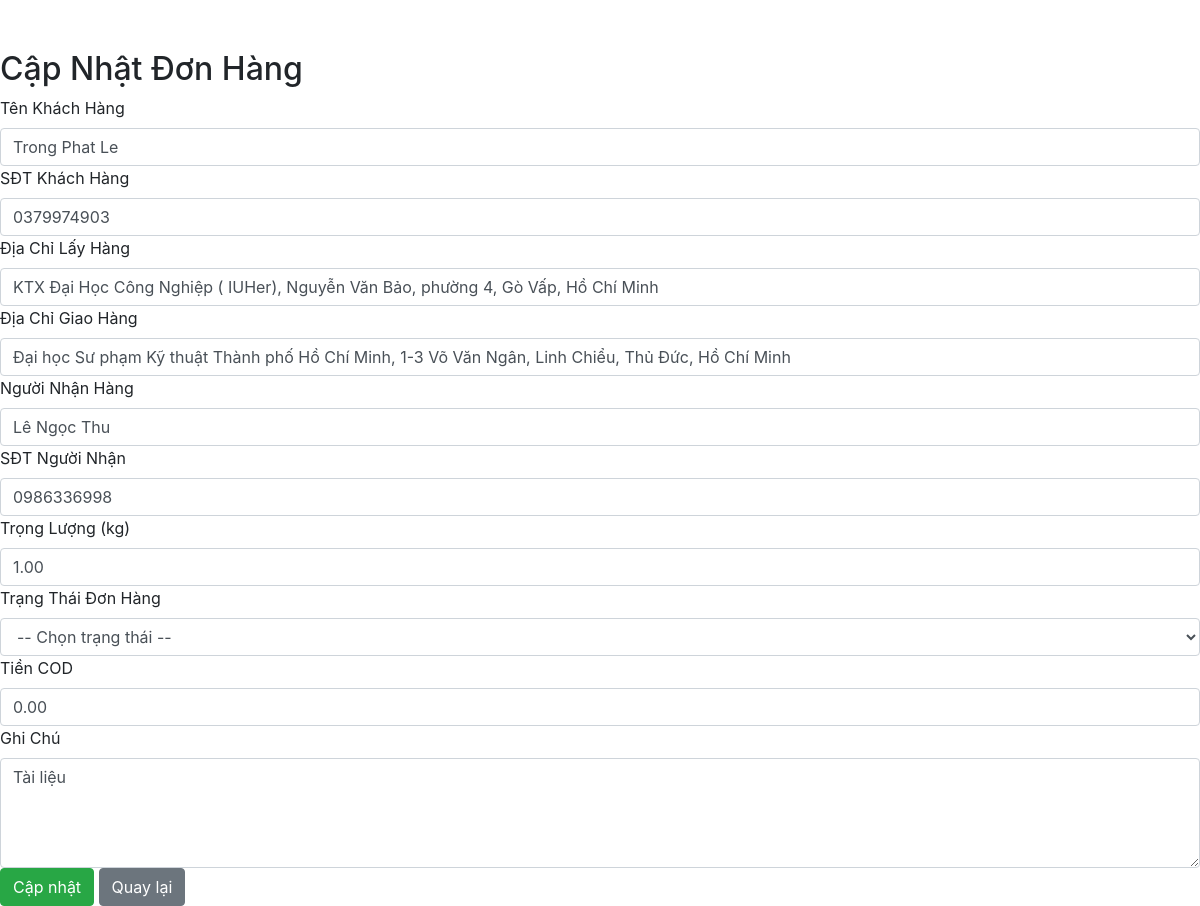
Screenshot of /views/update_Oder/index.php?id=12038893 with the database file from the repository.
### tables this page shows
CREATE TABLE `orders` (
  `ID` int(11) NOT NULL,
  `CustomerID` int(11) NOT NULL,
  `ShipperID` int(11) DEFAULT NULL,
  `Pick_up_address` varchar(255) NOT NULL,
  `Pick_up_lat` decimal(10,7) DEFAULT NULL,
  `Pick_up_lng` decimal(10,7) DEFAULT NULL,
  `Delivery_address` varchar(255) NOT NULL,
  `Delivery_lat` decimal(10,7) DEFAULT NULL,
  `Delivery_lng` decimal(10,7) DEFAULT NULL,
  `Recipient` varchar(100) DEFAULT NULL,
  `status` enum('pending','accepted','picked_up','in_transit','delivered','delivery_failed','cancelled') NOT NULL DEFAULT 'pending',
  `COD_amount` decimal(10,2) DEFAULT 0.00,
  `CODFee` decimal(10,2) DEFAULT 0.00,
  `Weight` decimal(10,2) DEFAULT NULL,
  `ShippingFee` decimal(10,2) DEFAULT 0.00,
  `Created_at` timestamp NOT NULL DEFAULT current_timestamp(),
  `Accepted_at` timestamp NULL DEFAULT NULL,
  `Note` varchar(255) DEFAULT NULL,
  `RecipientPhone` varchar(20) DEFAULT NULL,
  `hidden` int(11) NOT NULL DEFAULT 1,
  `is_rated` tinyint(1) NOT NULL DEFAULT 0,
  `fee_payer` enum('sender','receiver') NOT NULL DEFAULT 'sender',
  `PickUp_Photo_Path` varchar(255) DEFAULT NULL,
  `Delivery_Photo_Path` varchar(255) DEFAULT NULL,
  `distance` double NOT NULL DEFAULT 0,
  `PricingRuleID` int(11) DEFAULT NULL
);

CREATE TABLE `users` (
  `ID` int(11) NOT NULL,
  `Username` varchar(255) NOT NULL,
  `Email` varchar(255) NOT NULL,
  `Password` varchar(255) NOT NULL,
  `PhoneNumber` varchar(255) NOT NULL,
  `Avatar` varchar(255) DEFAULT NULL,
  `Role` int(11) DEFAULT NULL,
  `account_status` enum('active','locked','pending') NOT NULL DEFAULT 'active',
  `rating` decimal(3,2) DEFAULT NULL CHECK (`rating` between 0.00 and 5.00),
  `Note` varchar(255) NOT NULL,
  `hidden` int(11) NOT NULL DEFAULT 1,
  `rating_count` int(11) NOT NULL DEFAULT 0,
  `rating_sum` int(11) NOT NULL DEFAULT 0,
  `created_at` timestamp NULL DEFAULT current_timestamp()
);

### models/mOrder.php (called while the page is built, shortened)
<?php
include_once("config/database.php");
class modelOrder{
    public function getOrderById($id) {
        $db = new clsKetNoi();
        $conn = $db->moKetNoi();
        $stmt = $conn->prepare("
            SELECT o.*,
                   u.Username AS FullName,
                   u.PhoneNumber,
                   u.Email AS CustomerEmail,
                   s.Username AS ShipperName
            FROM orders o
            JOIN users u ON o.CustomerID = u.ID
            LEFT JOIN users s ON o.ShipperID = s.ID
            WHERE o.ID = ?
        ");
        $stmt->bind_param("i", $id);
        $stmt->execute();
        $result = $stmt->get_result();
        $order = null;
        if ($result && $result->num_rows > 0) {
            $order = $result->fetch_assoc();
        }
        return $order;
    }
}
?>

### controllers/cOrder.php (called while the page is built, shortened)
<?php
include_once("models/mOrder.php");
class controlOrder {
    public function getOrderById($id) {
        $p = new modelOrder();
        return $p->getOrderById($id);
    }
}

### config/database.php (called while the page is built, shortened)
<?php
    class clsKetNoi {
        public function __construct() {
            $hostName = $_SERVER['HTTP_HOST'];
        }
    }

### views/update_Oder/index.php (the view, shortened to what this page needs)
<?php
include_once('controllers/cOrder.php');
include_once('config/database.php');
$p = new controlOrder();
if (isset($_GET['id'])) {
    $id = intval($_GET['id']);
    $order = $p->getOrderById($id);
}
?>
<!DOCTYPE html>
<html lang="vi">
<head>
    <link rel="stylesheet" href="https://stackpath.bootstrapcdn.com/bootstrap/4.5.2/css/bootstrap.min.css">
</head>
<body>
<div class="add-staff-form" style="margin-top: 50px;">
    <h2 class="add-staff-title">Cập Nhật Đơn Hàng</h2>
    <form method="POST">
        <div class="form-group-add">
            <label>Tên Khách Hàng</label>
            <input type="text" name="FullName" class="form-control-add form-control" value="<?= htmlspecialchars($order['FullName'] ?? '') ?>" required>
        </div>
        <div class="form-group-add">
            <label>SĐT Khách Hàng</label>
            <input type="text" name="PhoneNumber" class="form-control-add form-control" value="<?= htmlspecialchars($order['PhoneNumber'] ?? '') ?>" required pattern="[0-9]{10,11}">
        </div>
        <div class="form-group-add">
            <label>Địa Chỉ Lấy Hàng</label>
            <input type="text" name="Pick_up_address" class="form-control-add form-control" value="<?= htmlspecialchars($order['Pick_up_address']) ?>" required>
        </div>
        <div class="form-group-add">
            <label>Địa Chỉ Giao Hàng</label>
            <input type="text" name="Delivery_address" class="form-control-add form-control" value="<?= htmlspecialchars($order['Delivery_address']) ?>" required>
        </div>
        <div class="form-group-add">
            <label>Người Nhận Hàng</label>
            <input type="text" name="Recipient" class="form-control-add form-control" value="<?= htmlspecialchars($order['Recipient']) ?>" required>
        </div>
        <div class="form-group-add">
            <label>SĐT Người Nhận</label>
            <input type="text" name="RecipientPhone" class="form-control-add form-control" value="<?= htmlspecialchars($order['RecipientPhone'] ?? '') ?>" required pattern="[0-9]{10,11}">
        </div>
        <div class="form-group-add">
            <label>Trọng Lượng (kg)</label>
            <input type="number" name="Weight" step="0.01" class="form-control-add form-control" value="<?= htmlspecialchars($order['Weight'] ?? '') ?>" required>
        </div>
        <div class="form-group-add">
            <label>Trạng Thái Đơn Hàng</label>
            <select name="Status" class="form-control-add form-control" required>
                <option value="">-- Chọn trạng thái --</option>
            </select>
        </div>
        <div class="form-group-add">
            <label>Tiền COD</label>
            <input type="number" name="COD_amount" class="form-control-add form-control" value="<?= htmlspecialchars($order['COD_amount']) ?>" step="1000" required>
        </div>
        <div class="form-group-add">
            <label>Ghi Chú</label>
            <textarea name="Note" rows="4" class="form-control-add form-control"><?= htmlspecialchars($order['Note']) ?></textarea>
        </div>
        <div class="button-group-add">
            <button type="submit" name="submit" class="btn btn-success">Cập nhật</button>
            <a href="?quanlydonhang" class="btn btn-secondary">Quay lại</a>
        </div>
    </form>
</div>
</body>
</html>

### rows the page displays
orders: FullName "Trong Phat Le", PhoneNumber "0379974903", Pick_up_address "KTX Đại Học Công Nghiệp ( IUHer), Nguyễn Văn Bảo, phường 4, Gò Vấp, Hồ Chí Minh", Delivery_address "Đại học Sư phạm Kỹ thuật Thành phố Hồ Chí Minh, 1-3 Võ Văn Ngân, Linh Chiểu, Thủ Đức, Hồ Chí Minh", Recipient "Lê Ngọc Thu", RecipientPhone "0986336998", Weight "1.00", COD_amount "0.00", Note "Tài liệu"
